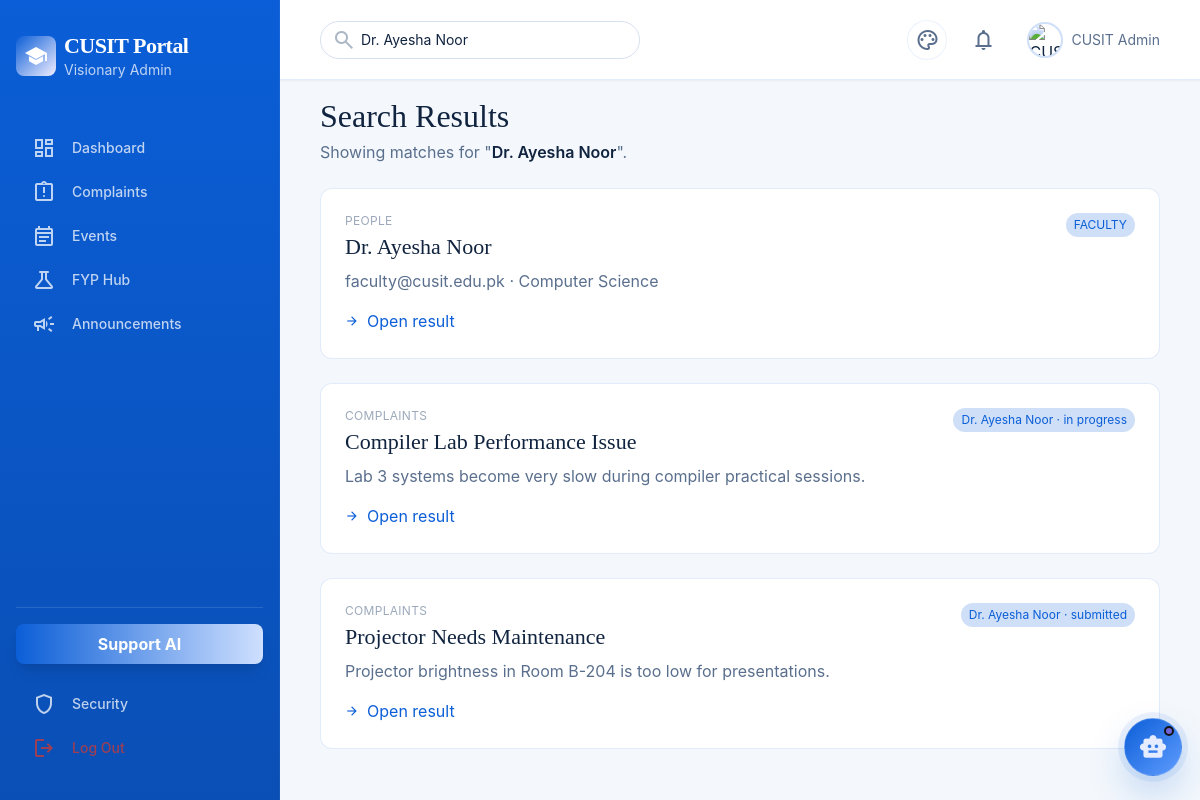
Page /search.php?q=Dr.+Ayesha+Noor (signed in) on the committed database.
### tables this page shows
CREATE TABLE complaints (
  id INT AUTO_INCREMENT PRIMARY KEY,
  student_id INT NOT NULL,
  category VARCHAR(100) NOT NULL,
  priority ENUM('low', 'medium', 'high', 'urgent') NOT NULL DEFAULT 'medium',
  title VARCHAR(200) NOT NULL,
  description TEXT NOT NULL,
  status ENUM('submitted', 'under_review', 'in_progress', 'resolved', 'rejected') NOT NULL DEFAULT 'submitted',
  admin_response TEXT NULL,
  created_at TIMESTAMP DEFAULT CURRENT_TIMESTAMP,
  updated_at TIMESTAMP NULL DEFAULT NULL,
  CONSTRAINT fk_complaints_student FOREIGN KEY (student_id) REFERENCES users(id) ON DELETE CASCADE
);

### includes/functions.php (called while the page is built, shortened)
<?php
function h(mixed $value): string
{
    return htmlspecialchars((string) $value, ENT_QUOTES, 'UTF-8');
}

### search.php (the view, shortened to what this page needs)
<?php
require_once __DIR__ . '/includes/header.php';
$pdo = db();
$role = (string) (current_user()['role'] ?? 'student');
$query = trim((string) ($_GET['q'] ?? ''));
$results = [];
function add_search_result(array &$results, string $section, string $title, string $summary, string $url, string $meta = ''): void
{
    $results[] = [
        'section' => $section,
        'title' => $title,
        'summary' => $summary,
        'url' => $url,
        'meta' => $meta,
    ];
}
if ($query !== '' && mb_strlen($query) >= 2) {
    $like = '%' . $query . '%';
    if ($role === 'admin') {
        $stmt = $pdo->prepare("SELECT id, name, email, role, department, student_id
            FROM users
            WHERE name LIKE ? OR email LIKE ? OR COALESCE(student_id, '') LIKE ? OR COALESCE(department, '') LIKE ?
            ORDER BY name ASC
            LIMIT 8");
        $stmt->execute([$like, $like, $like, $like]);
        foreach ($stmt->fetchAll() as $row) {
            $meta = strtoupper((string) $row['role']);
            add_search_result(
                $results,
                'People',
                (string) $row['name'],
                (string) $row['email'] . (!empty($row['department']) ? ' · ' . (string) $row['department'] : ''),
                base_url('user_profile.php?id=' . (int) $row['id']),
                $meta
            );
        }
        $stmt = $pdo->prepare("SELECT c.title, c.description, c.category, c.status, u.name
            FROM complaints c
            JOIN users u ON u.id = c.student_id
            WHERE c.title LIKE ? OR c.description LIKE ? OR c.category LIKE ? OR u.name LIKE ?
            ORDER BY c.created_at DESC
            LIMIT 8");
        $stmt->execute([$like, $like, $like, $like]);
        foreach ($stmt->fetchAll() as $row) {
            add_search_result(
                $results,
                'Complaints',
                (string) $row['title'],
                (string) $row['description'],
                base_url('admin/complaints.php'),
                (string) $row['name'] . ' · ' . str_replace('_', ' ', (string) $row['status'])
            );
        }
    }
}
?>
<section class="flex justify-between items-end gap-md flex-wrap">
  <div>
    <h1 class="font-headline-lg text-headline-lg text-on-surface mb-xs">Search Results</h1>
    <p class="text-on-surface-variant">
      <?php if ($query === ''): ?>
        Use the portal search bar to find people, complaints, events, announcements, FYP records, and more.
      <?php elseif (mb_strlen($query) < 2): ?>
        Please enter at least 2 characters to search the portal.
      <?php else: ?>
        Showing matches for "<span class="text-on-surface font-semibold"><?= h($query) ?></span>".
      <?php endif; ?>
    </p>
  </div>
</section>
<?php if ($query !== '' && mb_strlen($query) >= 2): ?>
  <section class="grid gap-lg">
    <?php if ($results): ?>
      <?php foreach ($results as $result): ?>
        <article class="glass-card rounded-xl p-lg">
          <div class="flex items-start justify-between gap-md flex-wrap mb-sm">
            <div>
              <p class="text-xs uppercase tracking-wide text-on-surface-variant/60 mb-xs"><?= h($result['section']) ?></p>
              <h2 class="font-headline-md text-headline-md text-on-surface"><?= h($result['title']) ?></h2>
            </div>
            <?php if ($result['meta'] !== ''): ?>
              <span class="rounded-full px-sm py-xs text-xs bg-secondary-container/20 text-secondary"><?= h($result['meta']) ?></span>
            <?php endif; ?>
          </div>
          <p class="text-on-surface-variant mb-md"><?= h($result['summary']) ?></p>
          <a class="inline-flex items-center gap-sm text-secondary font-label-md" href="<?= h($result['url']) ?>">
            <span class="material-symbols-outlined text-sm">arrow_forward</span>
            <span>Open result</span>
          </a>
        </article>
      <?php endforeach; ?>
    <?php else: ?>
      <div class="glass-card rounded-xl p-lg text-on-surface-variant">
        No portal records matched your search. Try a different keyword or broader phrase.
      </div>
    <?php endif; ?>
  </section>
<?php endif; ?>
<?php require_once __DIR__ . '/includes/footer.php'; ?>

### includes/header.php (style rules this page uses)
body { --portal-bg:#f4f8fc;--portal-text:#10233f;--portal-muted:#5a6f8d;--portal-muted-soft:rgba(90,111,141,.72);--portal-panel:rgba(255,255,255,.94);--portal-panel-strong:rgba(255,255,255,.98);--portal-border:rgba(11,94,215,.12);--portal-border-soft:rgba(11,94,215,.08);--portal-sidebar-bg:linear-gradient(180deg,#0b5ed7 0%,#0a4fb5 100%);--portal-sidebar-text:#ffffff;--portal-sidebar-muted:rgba(255,255,255,.74);--portal-header-bg:rgba(255,255,255,.92);--portal-input-bg:#ffffff;--portal-input-border:#d6e0ee;--portal-accent:#0b5ed7;--portal-accent-soft:#5f9cff;--portal-accent-strong:#0f2a4d;--portal-tertiary-text:#6f64d8;--portal-accent-ring:rgba(11,94,215,.22);--portal-accent-glow:rgba(11,94,215,.08);--portal-gradient-start:#0b5ed7;--portal-gradient-end:#6f64d8;--portal-chip-bg:rgba(11,94,215,.08);--portal-chip-border:rgba(11,94,215,.14);--portal-chat-user-start:rgba(11,94,215,.95);--portal-chat-user-end:rgba(85,113,191,.95);background:var(--portal-bg);color:var(--portal-text) }
.material-symbols-outlined { font-variation-settings:'FILL' 0,'wght' 400,'GRAD' 0,'opsz' 24 }
.glass-panel,.glass-card { background:var(--portal-panel);backdrop-filter:blur(16px);border:1px solid var(--portal-border) }
.portal-header .text-on-surface,.portal-main .text-on-surface { color:var(--portal-text)!important }
.portal-header .text-on-surface-variant,.portal-main .text-on-surface-variant { color:var(--portal-muted)!important }
.portal-header .text-secondary,.portal-main .text-secondary { color:var(--portal-accent)!important }

### rows in the picture
complaints: section "COMPLAINTS", title "Compiler Lab Performance Issue", meta "Dr. Ayesha Noor · in progress", description "Lab 3 systems become very slow during compiler practical sessions."
complaints: section "COMPLAINTS", title "Projector Needs Maintenance", meta "Dr. Ayesha Noor · submitted", description "Projector brightness in Room B-204 is too low for presentations."

### other values in the picture
$label "Dashboard"
$label "Complaints"
$label "Events"
$label "FYP Hub"
$label "Announcements"
user_name() "CUSIT Admin"
$query "Dr. Ayesha Noor"
$result['section'] "PEOPLE"
$result['title'] "Dr. Ayesha Noor"
$result['meta'] "FACULTY"
$result['summary'] "faculty@cusit.edu.pk · Computer Science"
